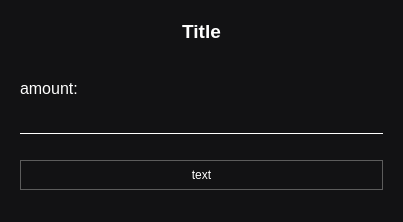
<?xml version="1.0" encoding="UTF-8"?>
<ui version="4.0">
 <class>TransactionWindow</class>
 <widget class="QDialog" name="TransactionWindow">
  <property name="geometry">
   <rect>
    <x>0</x>
    <y>0</y>
    <width>403</width>
    <height>222</height>
   </rect>
  </property>
  <property name="windowTitle">
   <string>Dialog</string>
  </property>
  <property name="styleSheet">
   <string notr="true">background-color: #121214;</string>
  </property>
  <layout class="QVBoxLayout" name="verticalLayout">
   <item>
    <widget class="QWidget" name="widget" native="true">
     <property name="maximumSize">
      <size>
       <width>16777215</width>
       <height>70</height>
      </size>
     </property>
     <layout class="QGridLayout" name="gridLayout">
      <item row="0" column="0">
       <widget class="QLabel" name="label_title">
        <property name="font">
         <font>
          <pointsize>14</pointsize>
          <bold>true</bold>
         </font>
        </property>
        <property name="styleSheet">
         <string notr="true">color: rgb(255, 255, 255);</string>
        </property>
        <property name="text">
         <string>Title</string>
        </property>
        <property name="alignment">
         <set>Qt::AlignCenter</set>
        </property>
       </widget>
      </item>
     </layout>
    </widget>
   </item>
   <item>
    <widget class="QWidget" name="widget_2" native="true">
     <layout class="QVBoxLayout" name="verticalLayout_3">
      <item>
       <spacer name="verticalSpacer">
        <property name="orientation">
         <enum>Qt::Vertical</enum>
        </property>
        <property name="sizeHint" stdset="0">
         <size>
          <width>20</width>
          <height>40</height>
         </size>
        </property>
       </spacer>
      </item>
      <item>
       <layout class="QVBoxLayout" name="verticalLayout_2">
        <item>
         <widget class="QLabel" name="label_amount">
          <property name="font">
           <font>
            <family>Nirmala UI</family>
            <pointsize>12</pointsize>
            <bold>false</bold>
           </font>
          </property>
          <property name="styleSheet">
           <string notr="true">
color: rgb(255, 255, 255);</string>
          </property>
          <property name="text">
           <string>amount:</string>
          </property>
         </widget>
        </item>
        <item>
         <layout class="QHBoxLayout" name="horizontalLayout_2">
          <item>
           <widget class="QLineEdit" name="lineEdit">
            <property name="minimumSize">
             <size>
              <width>0</width>
              <height>30</height>
             </size>
            </property>
            <property name="styleSheet">
             <string notr="true">border: none;
border-bottom:1px solid white;
padding-left: 10px;
color: rgb(255, 255, 255);</string>
            </property>
            <property name="maxLength">
             <number>10</number>
            </property>
            <property name="echoMode">
             <enum>QLineEdit::Normal</enum>
            </property>
           </widget>
          </item>
         </layout>
        </item>
       </layout>
      </item>
      <item>
       <spacer name="horizontalSpacer_2">
        <property name="orientation">
         <enum>Qt::Horizontal</enum>
        </property>
        <property name="sizeHint" stdset="0">
         <size>
          <width>40</width>
          <height>20</height>
         </size>
        </property>
       </spacer>
      </item>
      <item>
       <widget class="QPushButton" name="pushButton_ok">
        <property name="minimumSize">
         <size>
          <width>0</width>
          <height>30</height>
         </size>
        </property>
        <property name="cursor">
         <cursorShape>PointingHandCursor</cursorShape>
        </property>
        <property name="styleSheet">
         <string notr="true">QPushButton{
	color: rgb(255, 255, 255);
	border:1px solid rgb(92,92,92);
}

QPushButton:hover{
	background-color: #191919;
}</string>
        </property>
        <property name="text">
         <string>text</string>
        </property>
       </widget>
      </item>
      <item>
       <spacer name="verticalSpacer_2">
        <property name="orientation">
         <enum>Qt::Vertical</enum>
        </property>
        <property name="sizeHint" stdset="0">
         <size>
          <width>20</width>
          <height>40</height>
         </size>
        </property>
       </spacer>
      </item>
     </layout>
    </widget>
   </item>
  </layout>
 </widget>
 <resources/>
 <connections/>
</ui>
